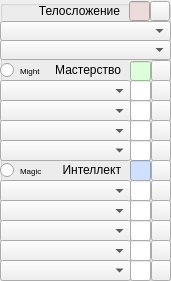
  <widget class="QGroupBox" name="groupBox_physique_mastery_intelligence">
   <property name="geometry">
    <rect>
     <x>10</x>
     <y>58</y>
     <width>171</width>
     <height>281</height>
    </rect>
   </property>
   <property name="title">
    <string/>
   </property>
   <widget class="QPushButton" name="pushButton_d20_mastery">
    <property name="geometry">
     <rect>
      <x>151</x>
      <y>60</y>
      <width>20</width>
      <height>21</height>
     </rect>
    </property>
    <property name="text">
     <string/>
    </property>
   </widget>
   <widget class="QComboBox" name="comboBox_skill_1">
    <property name="geometry">
     <rect>
      <x>0</x>
      <y>80</y>
      <width>131</width>
      <height>22</height>
     </rect>
    </property>
    <item>
     <property name="text">
      <string/>
     </property>
    </item>
   </widget>
   <widget class="QPushButton" name="pushButton_d20_skill_1">
    <property name="geometry">
     <rect>
      <x>151</x>
      <y>80</y>
      <width>20</width>
      <height>21</height>
     </rect>
    </property>
    <property name="text">
     <string/>
    </property>
   </widget>
   <widget class="QComboBox" name="comboBox_skill_2">
    <property name="geometry">
     <rect>
      <x>0</x>
      <y>100</y>
      <width>131</width>
      <height>22</height>
     </rect>
    </property>
    <item>
     <property name="text">
      <string/>
     </property>
    </item>
   </widget>
   <widget class="QPushButton" name="pushButton_d20_skill_2">
    <property name="geometry">
     <rect>
      <x>151</x>
      <y>100</y>
      <width>20</width>
      <height>21</height>
     </rect>
    </property>
    <property name="text">
     <string/>
    </property>
   </widget>
   <widget class="QComboBox" name="comboBox_skill_3">
    <property name="geometry">
     <rect>
      <x>0</x>
      <y>120</y>
      <width>131</width>
      <height>22</height>
     </rect>
    </property>
    <item>
     <property name="text">
      <string/>
     </property>
    </item>
   </widget>
   <widget class="QPushButton" name="pushButton_d20_skill_3">
    <property name="geometry">
     <rect>
      <x>151</x>
      <y>120</y>
      <width>20</width>
      <height>21</height>
     </rect>
    </property>
    <property name="text">
     <string/>
    </property>
   </widget>
   <widget class="QComboBox" name="comboBox_skill_4">
    <property name="geometry">
     <rect>
      <x>0</x>
      <y>140</y>
      <width>131</width>
      <height>21</height>
     </rect>
    </property>
    <item>
     <property name="text">
      <string/>
     </property>
    </item>
   </widget>
   <widget class="QPushButton" name="pushButton_d20_skill_4">
    <property name="geometry">
     <rect>
      <x>151</x>
      <y>140</y>
      <width>20</width>
      <height>21</height>
     </rect>
    </property>
    <property name="text">
     <string/>
    </property>
   </widget>
   <widget class="QComboBox" name="comboBox_spell_1">
    <property name="geometry">
     <rect>
      <x>0</x>
      <y>180</y>
      <width>131</width>
      <height>22</height>
     </rect>
    </property>
    <item>
     <property name="text">
      <string/>
     </property>
    </item>
   </widget>
   <widget class="QPushButton" name="pushButton_d20_intelligence">
    <property name="geometry">
     <rect>
      <x>151</x>
      <y>160</y>
      <width>20</width>
      <height>21</height>
     </rect>
    </property>
    <property name="text">
     <string/>
    </property>
   </widget>
   <widget class="QPushButton" name="pushButton_d20_spell_1">
    <property name="geometry">
     <rect>
      <x>151</x>
      <y>180</y>
      <width>20</width>
      <height>21</height>
     </rect>
    </property>
    <property name="text">
     <string/>
    </property>
   </widget>
   <widget class="QPushButton" name="pushButton_d20_spell_2">
    <property name="geometry">
     <rect>
      <x>151</x>
      <y>200</y>
      <width>20</width>
      <height>21</height>
     </rect>
    </property>
    <property name="text">
     <string/>
    </property>
   </widget>
   <widget class="QPushButton" name="pushButton_d20_spell_3">
    <property name="geometry">
     <rect>
      <x>151</x>
      <y>220</y>
      <width>20</width>
      <height>21</height>
     </rect>
    </property>
    <property name="text">
     <string/>
    </property>
   </widget>
   <widget class="QPushButton" name="pushButton_d20_spell_4">
    <property name="geometry">
     <rect>
      <x>151</x>
      <y>240</y>
      <width>20</width>
      <height>21</height>
     </rect>
    </property>
    <property name="text">
     <string/>
    </property>
   </widget>
   <widget class="QPushButton" name="pushButton_d20_spell_5">
    <property name="geometry">
     <rect>
      <x>151</x>
      <y>260</y>
      <width>20</width>
      <height>21</height>
     </rect>
    </property>
    <property name="text">
     <string/>
    </property>
   </widget>
   <widget class="QComboBox" name="comboBox_spell_2">
    <property name="geometry">
     <rect>
      <x>0</x>
      <y>200</y>
      <width>131</width>
      <height>22</height>
     </rect>
    </property>
    <item>
     <property name="text">
      <string/>
     </property>
    </item>
   </widget>
   <widget class="QComboBox" name="comboBox_spell_3">
    <property name="geometry">
     <rect>
      <x>0</x>
      <y>220</y>
      <width>131</width>
      <height>22</height>
     </rect>
    </property>
    <item>
     <property name="text">
      <string/>
     </property>
    </item>
   </widget>
   <widget class="QComboBox" name="comboBox_spell_4">
    <property name="geometry">
     <rect>
      <x>0</x>
      <y>240</y>
      <width>131</width>
      <height>22</height>
     </rect>
    </property>
    <item>
     <property name="text">
      <string/>
     </property>
    </item>
   </widget>
   <widget class="QComboBox" name="comboBox_spell_5">
    <property name="geometry">
     <rect>
      <x>0</x>
      <y>260</y>
      <width>131</width>
      <height>21</height>
     </rect>
    </property>
    <item>
     <property name="text">
      <string/>
     </property>
    </item>
   </widget>
   <widget class="QLabel" name="label_mastery">
    <property name="geometry">
     <rect>
      <x>50</x>
      <y>60</y>
      <width>71</width>
      <height>20</height>
     </rect>
    </property>
    <property name="text">
     <string>Мастерство</string>
    </property>
    <property name="alignment">
     <set>Qt::AlignRight|Qt::AlignTrailing|Qt::AlignVCenter</set>
    </property>
   </widget>
   <widget class="QLabel" name="label__intelligence">
    <property name="geometry">
     <rect>
      <x>60</x>
      <y>160</y>
      <width>61</width>
      <height>20</height>
     </rect>
    </property>
    <property name="text">
     <string>Интеллект</string>
    </property>
    <property name="alignment">
     <set>Qt::AlignRight|Qt::AlignTrailing|Qt::AlignVCenter</set>
    </property>
   </widget>
   <widget class="QLineEdit" name="lineEdit_mastery">
    <property name="geometry">
     <rect>
      <x>130</x>
      <y>61</y>
      <width>21</width>
      <height>20</height>
     </rect>
    </property>
    <property name="styleSheet">
     <string notr="true">background-color: rgb(221, 255, 219);</string>
    </property>
    <property name="text">
     <string/>
    </property>
   </widget>
   <widget class="QLineEdit" name="lineEdit_skill_1">
    <property name="geometry">
     <rect>
      <x>130</x>
      <y>80</y>
      <width>21</width>
      <height>21</height>
     </rect>
    </property>
    <property name="text">
     <string/>
    </property>
   </widget>
   <widget class="QLineEdit" name="lineEdit_skill_2">
    <property name="geometry">
     <rect>
      <x>130</x>
      <y>100</y>
      <width>21</width>
      <height>21</height>
     </rect>
    </property>
    <property name="text">
     <string/>
    </property>
   </widget>
   <widget class="QLineEdit" name="lineEdit_skill_3">
    <property name="geometry">
     <rect>
      <x>130</x>
      <y>120</y>
      <width>21</width>
      <height>21</height>
     </rect>
    </property>
    <property name="text">
     <string/>
    </property>
   </widget>
   <widget class="QLineEdit" name="lineEdit_skill_4">
    <property name="geometry">
     <rect>
      <x>130</x>
      <y>140</y>
      <width>21</width>
      <height>21</height>
     </rect>
    </property>
    <property name="text">
     <string/>
    </property>
   </widget>
   <widget class="QLineEdit" name="lineEdit_intelligence">
    <property name="geometry">
     <rect>
      <x>130</x>
      <y>160</y>
      <width>21</width>
      <height>21</height>
     </rect>
    </property>
    <property name="styleSheet">
     <string notr="true">background-color: rgb(207, 224, 255);</string>
    </property>
    <property name="text">
     <string/>
    </property>
   </widget>
   <widget class="QLineEdit" name="lineEdit_spell_1">
    <property name="geometry">
     <rect>
      <x>130</x>
      <y>180</y>
      <width>21</width>
      <height>21</height>
     </rect>
    </property>
    <property name="text">
     <string/>
    </property>
   </widget>
   <widget class="QLineEdit" name="lineEdit_spell_2">
    <property name="geometry">
     <rect>
      <x>130</x>
      <y>200</y>
      <width>21</width>
      <height>21</height>
     </rect>
    </property>
    <property name="text">
     <string/>
    </property>
   </widget>
   <widget class="QLineEdit" name="lineEdit_spell_3">
    <property name="geometry">
     <rect>
      <x>130</x>
      <y>220</y>
      <width>21</width>
      <height>21</height>
     </rect>
    </property>
    <property name="text">
     <string/>
    </property>
   </widget>
   <widget class="QLineEdit" name="lineEdit_spell_4">
    <property name="geometry">
     <rect>
      <x>130</x>
      <y>240</y>
      <width>21</width>
      <height>21</height>
     </rect>
    </property>
    <property name="text">
     <string/>
    </property>
   </widget>
   <widget class="QLineEdit" name="lineEdit_spell_5">
    <property name="geometry">
     <rect>
      <x>130</x>
      <y>260</y>
      <width>21</width>
      <height>21</height>
     </rect>
    </property>
    <property name="text">
     <string/>
    </property>
   </widget>
   <widget class="QPushButton" name="pushButton_d20_physique">
    <property name="geometry">
     <rect>
      <x>150</x>
      <y>1</y>
      <width>20</width>
      <height>20</height>
     </rect>
    </property>
    <property name="text">
     <string/>
    </property>
   </widget>
   <widget class="QLineEdit" name="lineEdit_physique">
    <property name="geometry">
     <rect>
      <x>129</x>
      <y>1</y>
      <width>21</width>
      <height>20</height>
     </rect>
    </property>
    <property name="styleSheet">
     <string notr="true">background-color: rgb(235, 219, 219);</string>
    </property>
    <property name="text">
     <string/>
    </property>
   </widget>
   <widget class="QLabel" name="label_physique">
    <property name="geometry">
     <rect>
      <x>29</x>
      <y>0</y>
      <width>91</width>
      <height>21</height>
     </rect>
    </property>
    <property name="text">
     <string>Телосложение</string>
    </property>
    <property name="alignment">
     <set>Qt::AlignRight|Qt::AlignTrailing|Qt::AlignVCenter</set>
    </property>
   </widget>
   <widget class="QComboBox" name="comboBox_talent_2">
    <property name="geometry">
     <rect>
      <x>0</x>
      <y>40</y>
      <width>171</width>
      <height>20</height>
     </rect>
    </property>
    <item>
     <property name="text">
      <string/>
     </property>
    </item>
   </widget>
   <widget class="QComboBox" name="comboBox_talent_1">
    <property name="geometry">
     <rect>
      <x>0</x>
      <y>21</y>
      <width>171</width>
      <height>20</height>
     </rect>
    </property>
    <item>
     <property name="text">
      <string/>
     </property>
    </item>
   </widget>
   <widget class="QRadioButton" name="radioButton_magic">
    <property name="geometry">
     <rect>
      <x>0</x>
      <y>160</y>
      <width>51</width>
      <height>21</height>
     </rect>
    </property>
    <property name="font">
     <font>
      <pointsize>6</pointsize>
     </font>
    </property>
    <property name="text">
     <string>Magic</string>
    </property>
   </widget>
   <widget class="QRadioButton" name="radioButton_might">
    <property name="geometry">
     <rect>
      <x>0</x>
      <y>60</y>
      <width>51</width>
      <height>21</height>
     </rect>
    </property>
    <property name="font">
     <font>
      <pointsize>6</pointsize>
     </font>
    </property>
    <property name="text">
     <string>Might</string>
    </property>
   </widget>
   <zorder>pushButton_d20_mastery</zorder>
   <zorder>comboBox_skill_1</zorder>
   <zorder>pushButton_d20_skill_1</zorder>
   <zorder>comboBox_skill_2</zorder>
   <zorder>pushButton_d20_skill_2</zorder>
   <zorder>comboBox_skill_3</zorder>
   <zorder>pushButton_d20_skill_3</zorder>
   <zorder>comboBox_skill_4</zorder>
   <zorder>pushButton_d20_skill_4</zorder>
   <zorder>comboBox_spell_1</zorder>
   <zorder>pushButton_d20_intelligence</zorder>
   <zorder>pushButton_d20_spell_1</zorder>
   <zorder>pushButton_d20_spell_2</zorder>
   <zorder>pushButton_d20_spell_3</zorder>
   <zorder>pushButton_d20_spell_4</zorder>
   <zorder>pushButton_d20_spell_5</zorder>
   <zorder>comboBox_spell_2</zorder>
   <zorder>comboBox_spell_3</zorder>
   <zorder>comboBox_spell_4</zorder>
   <zorder>comboBox_spell_5</zorder>
   <zorder>label_mastery</zorder>
   <zorder>label__intelligence</zorder>
   <zorder>lineEdit_skill_1</zorder>
   <zorder>lineEdit_skill_2</zorder>
   <zorder>lineEdit_skill_3</zorder>
   <zorder>lineEdit_skill_4</zorder>
   <zorder>lineEdit_intelligence</zorder>
   <zorder>lineEdit_spell_1</zorder>
   <zorder>lineEdit_spell_2</zorder>
   <zorder>lineEdit_spell_3</zorder>
   <zorder>lineEdit_spell_4</zorder>
   <zorder>lineEdit_spell_5</zorder>
   <zorder>pushButton_d20_physique</zorder>
   <zorder>label_physique</zorder>
   <zorder>comboBox_talent_2</zorder>
   <zorder>lineEdit_physique</zorder>
   <zorder>comboBox_talent_1</zorder>
   <zorder>radioButton_magic</zorder>
   <zorder>radioButton_might</zorder>
   <zorder>lineEdit_mastery</zorder>
  </widget>
